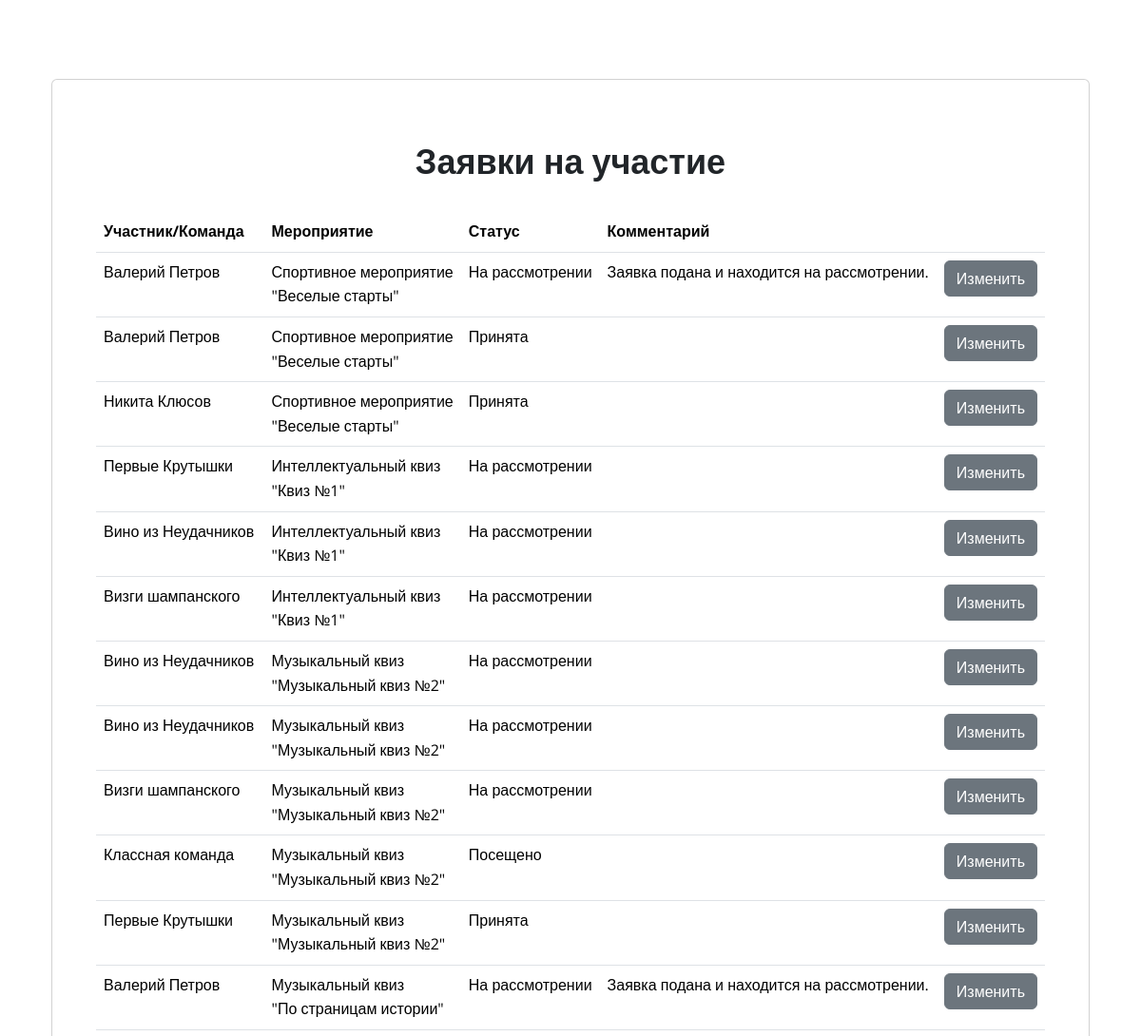
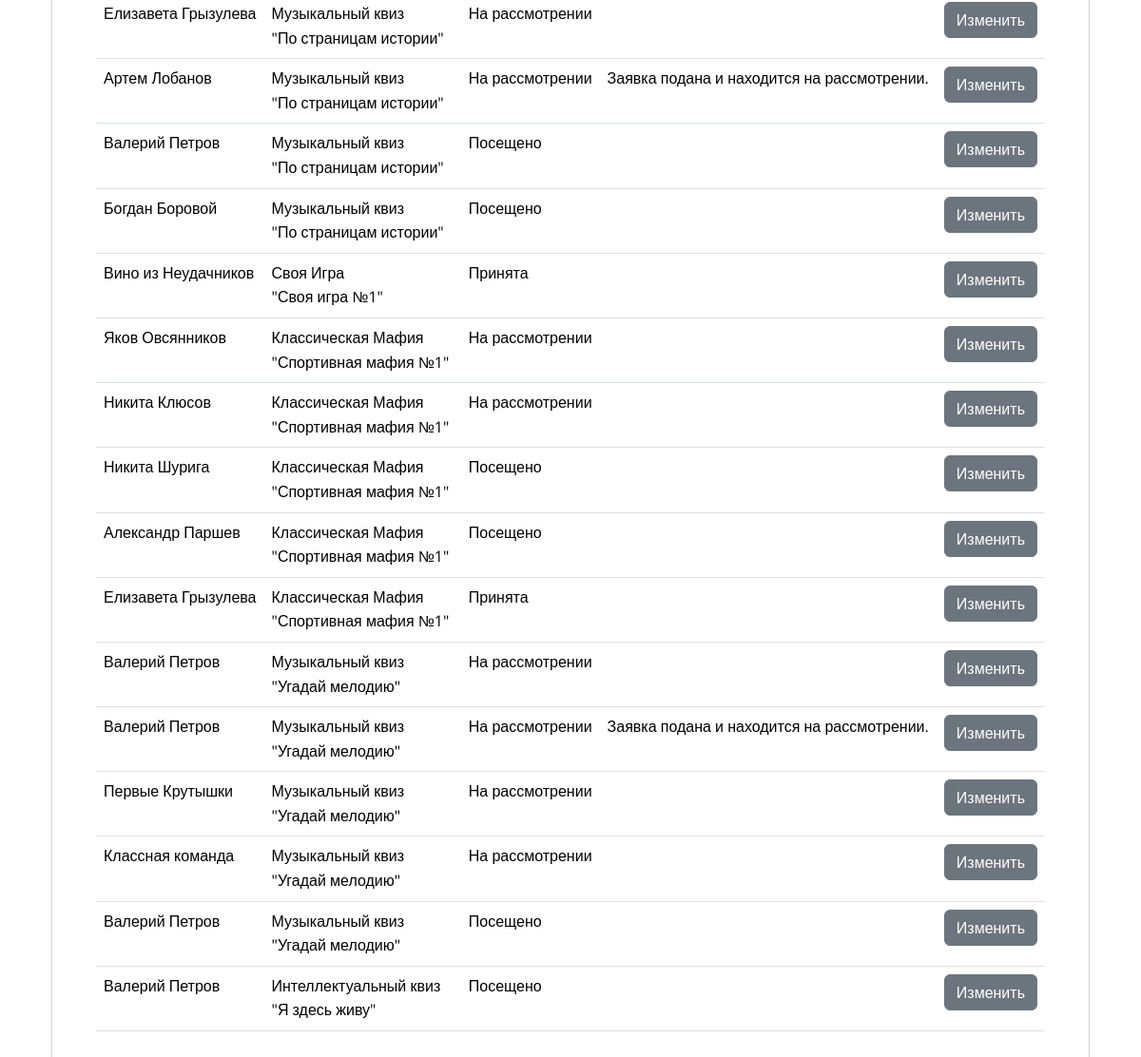
Before: /invitation_status/ with the older database file (2 pictures, top to bottom).
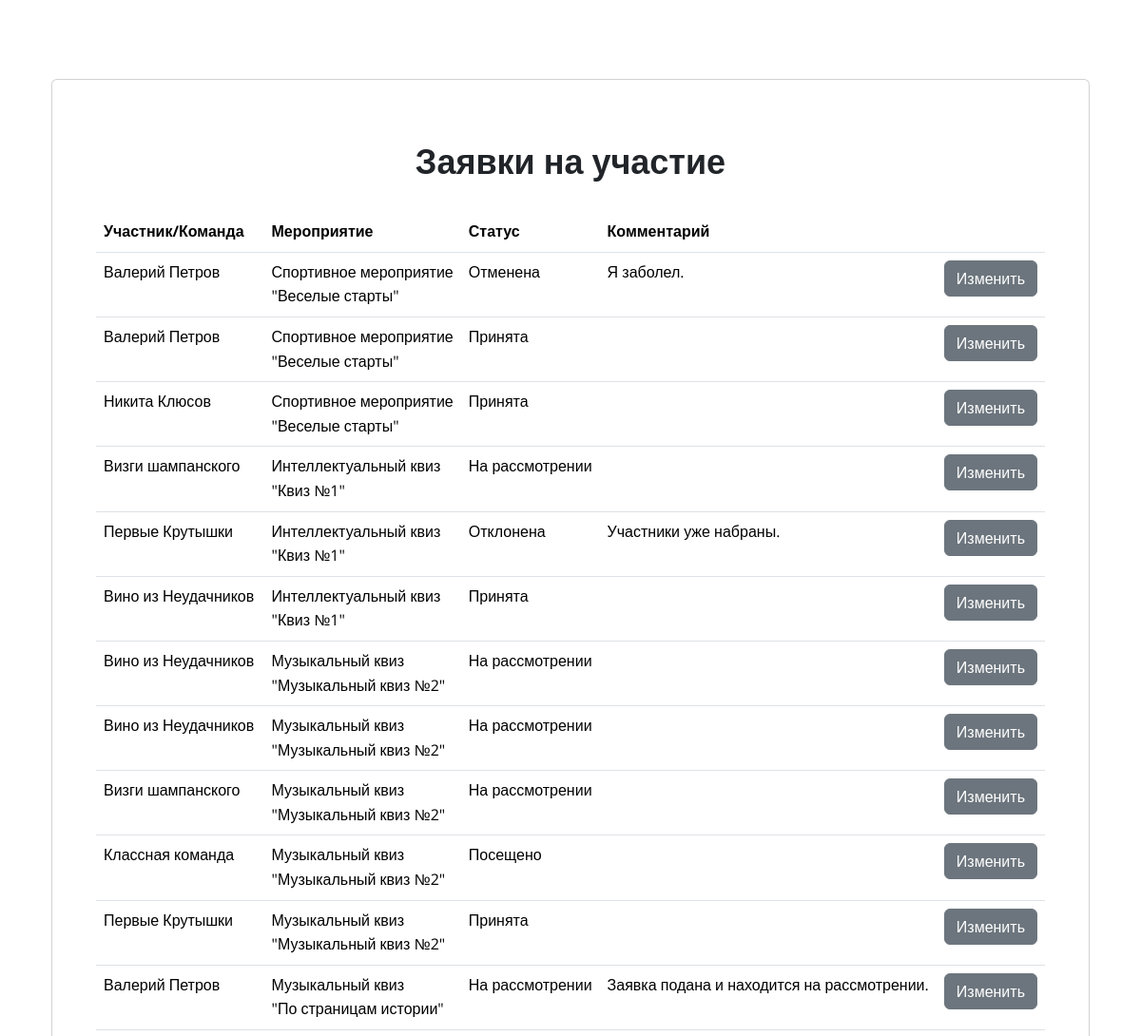
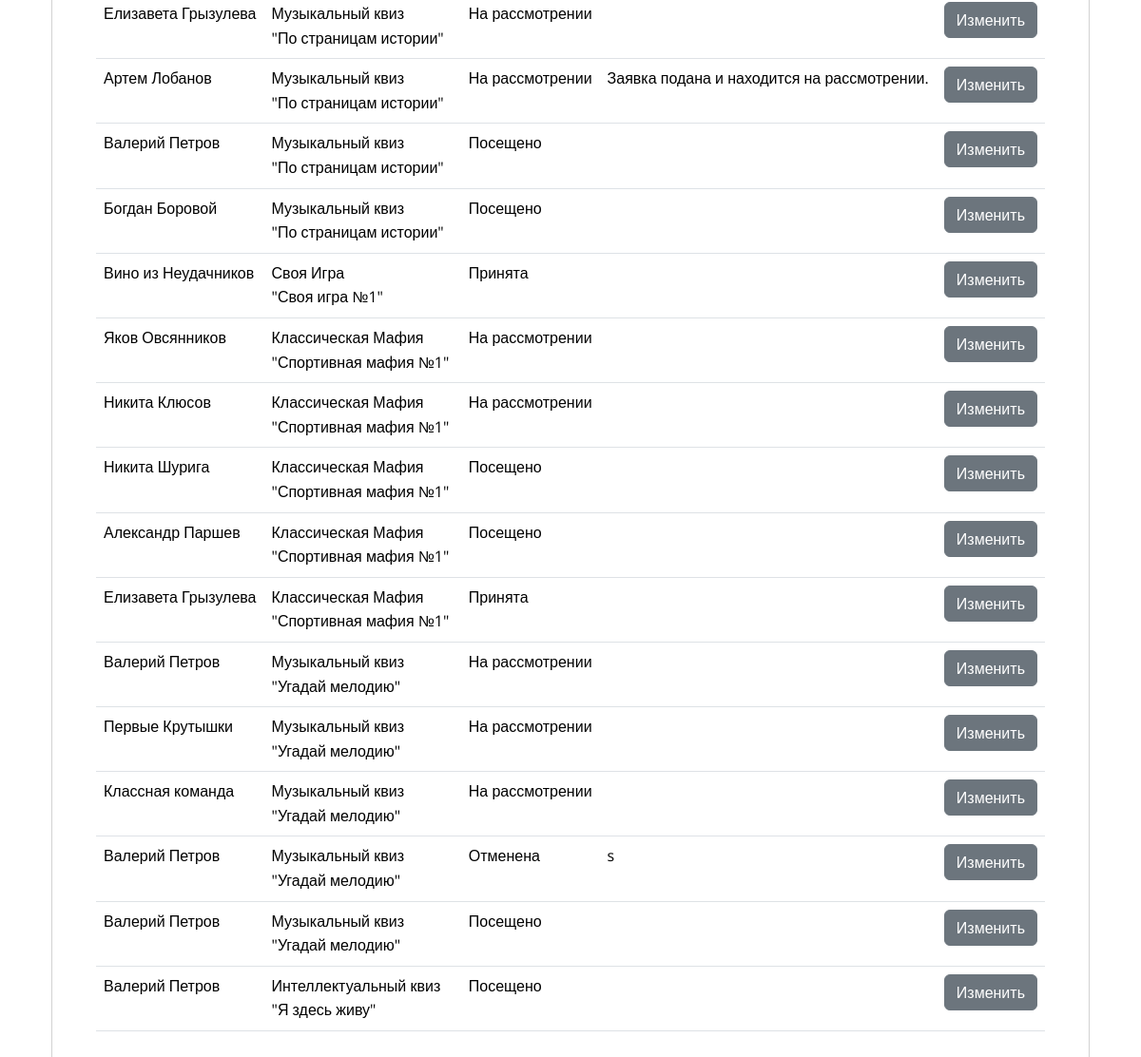
After: the same page with the newer database file (2 pictures, top to bottom).
### Diplom/models.py (models this page shows, shortened)
class InvitationStatus(models.Model):
    Invitation = models.ForeignKey('Invitation', on_delete=models.CASCADE)
    Status = models.ForeignKey('Status', on_delete=models.CASCADE)
    Profile = models.ForeignKey('Profile', on_delete=models.CASCADE)
    Status_Date = models.DateField(blank=True, null=True, auto_now_add=True)
    Description = models.CharField(max_length=255, blank=True, null=True)

class Invitation(models.Model):
    date_submitted = models.DateField(blank=True, null=True)
    Event_Plan_Position = models.ForeignKey('Event_Plan_Position', on_delete=models.CASCADE)
    Team = models.ForeignKey('Team', on_delete=models.CASCADE, null=True, blank=True)
    Team_Members = models.ForeignKey('Team_Members', on_delete=models.CASCADE, null=True, blank=True)
    Profile = models.ForeignKey('Profile', on_delete=models.CASCADE, null=True, blank=True)

class Profile(models.Model):
    user = models.OneToOneField(User, on_delete=models.CASCADE)
    image = models.ImageField(upload_to='images', null=True, blank=True)
    patronymic = models.CharField(max_length=255, verbose_name='Отчество (если есть)', blank=True, null=True)
    klass = models.CharField(max_length=4, verbose_name='Класс обучающегося', choices=klass_Choices, blank=True)

class Event_Plan_Position(models.Model):
    Event_Plan = models.ForeignKey('Event_Plan', on_delete=models.PROTECT)
    Event = models.ForeignKey('Event', on_delete=models.PROTECT)
    Date = models.DateField(null=True, blank=True)
    Date_Plan = models.DateField(null=True, blank=True)
    Date_Fact = models.DateField(null=True, blank=True)
    Description = models.TextField(null=True, blank=True)
    Eventers_Plan = models.IntegerField(null=True, blank=True)
    Eventers_Fact = models.IntegerField(null=True, blank=True)

class Event(models.Model):
    name = models.CharField(max_length=255)
    max_eventers = models.IntegerField(default=100)
    image = models.ImageField(upload_to='images', null=True, blank=True)
    description = models.TextField(null=True, blank=True)
    team = models.BooleanField('Командное мероприятие', null=True, blank=True)
    EventType = models.ForeignKey('EventType', on_delete=models.CASCADE)
    EducationLevel = models.ForeignKey('EducationLevel', on_delete=models.CASCADE)

class EventType(models.Model):
    name = models.CharField(max_length=100,
                            verbose_name='Наименование типа мероприятия',
                            choices=EventType_Choices)

class Status(models.Model):
    name = models.CharField(max_length=255, verbose_name='Статус заявки', choices=Status_Choices, blank=True, default='На рассмотрении')

class Team(models.Model):
    name = models.CharField(max_length=255)
    date_created = models.DateTimeField(blank=True, null=True)
    date_disbanded = models.DateTimeField(blank=True, null=True)
    capitan = models.ForeignKey(Profile, on_delete=models.SET_NULL, verbose_name="Капитан", blank=True, null=True)
    def __str__(self):
        return str(self.name)

### Diplom/views.py (the view)
# urls.py: path('invitation_status/', InvitationStatusView.as_view(), name='invitation_status'),
class InvitationStatusView(ListView):
    model = InvitationStatus
    template_name = 'invitation_status.html'
    def get_queryset(self):
        return InvitationStatus.objects.all().order_by('Invitation__Event_Plan_Position__Event__name', 'Status__name')

### templates/invitation_status.html
{% extends 'base.html' %}
{% block content %}
    <div class="container px-4">
        <div class="d-flex justify-content-center">
            <div class="card" style="width: 100%; height: 100%; padding: 30px">
                <div class="card-body">
                    <h3 align="center" style="padding-bottom: 10px"><strong>Заявки на участие</strong></h3>
                    <table class="table">
                        <thead>
                        <tr>
                            <th>Участник/Команда</th>
                            <th>Мероприятие</th>
                            <th>Статус</th>
                            <th>Комментарий</th>
                            <th></th>
                        </tr>
                        </thead>
                        <tbody>
                        {% for event in  object_list %}
                            <tr>
                                {% if event.Invitation.Team %}
                                    <td>{{ event.Invitation.Team }}</td>
                                {% else %}
                                    <td>{{ event.Invitation.Profile.user.first_name }} {{ event.Invitation.Profile.user.last_name }} </td>
                                {% endif %}
                                <td>{{ event.Invitation.Event_Plan_Position.Event.EventType.name }}<br>
                                    "{{ event.Invitation.Event_Plan_Position.Event.name }}"
                                </td>
                                <td>{{ event.Status.name }}</td>
                                {% if event.Description %}
                                    <td>{{ event.Description }}</td>
                                {% else %}
                                    <td> </td>
                                {% endif %}
                                <td><a href="{% url 'invitation_status_update' event.pk %}" type="button" class="btn btn-secondary">Изменить</a></td>
                            </tr>
                        {% endfor %}
                        </tbody>
                    </table>
                </div>
            </div>
        </div>
    </div>
{% endblock %}

Changed rows visible on the page:
changed InvitationStatus: Status.name "На рассмотрении" → "Отменена"; Description "Заявка подана и находится на рассмотрении." → "Я заболел."
shown differently, row unchanged: InvitationStatus (number 4 of 28 on the later page): moves up the list
changed InvitationStatus: Status.name "На рассмотрении" → "Отклонена"; Description (not shown) → "Участники уже набраны."
changed InvitationStatus (number 6 of 28 on the later page): Status.name "На рассмотрении" → "Принята"
changed InvitationStatus (number 26 of 28 on the later page): Status.name "На рассмотрении" → "Отменена"; Description "Заявка подана и находится на рассмотрении." → "s"; moves down the list
